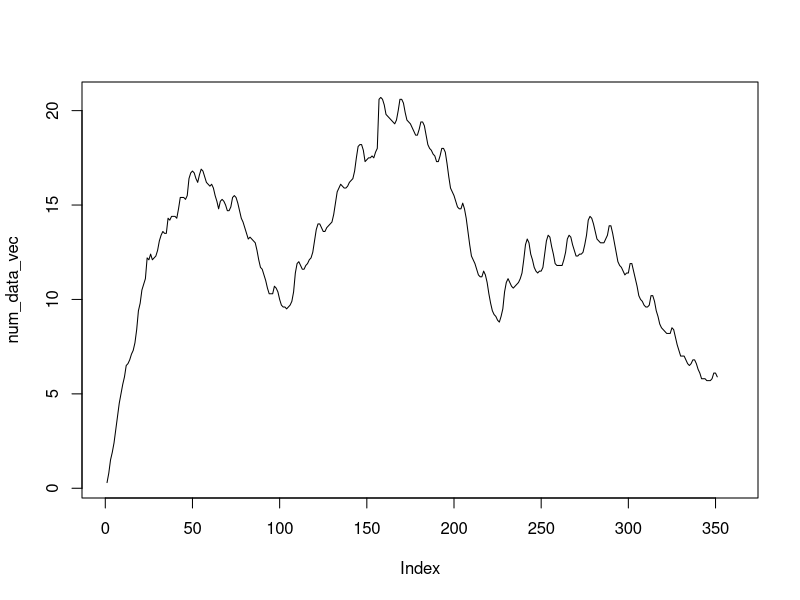
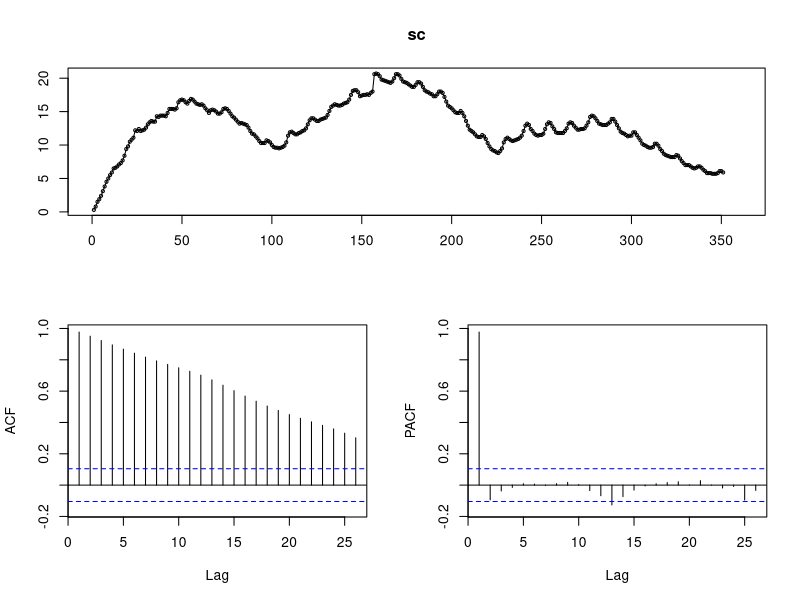
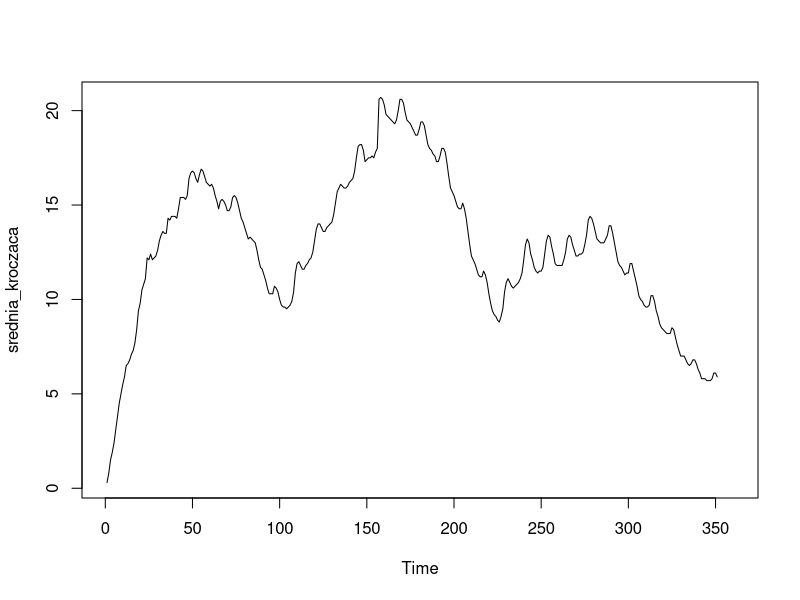
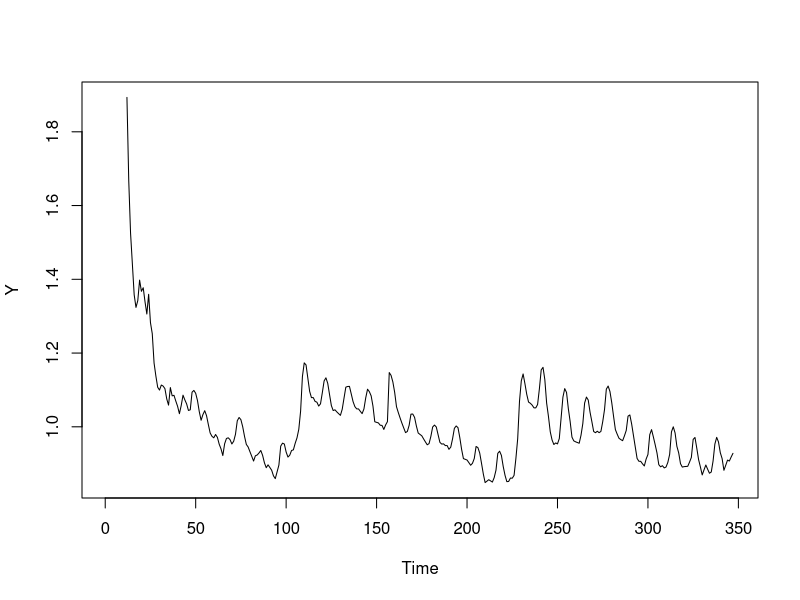
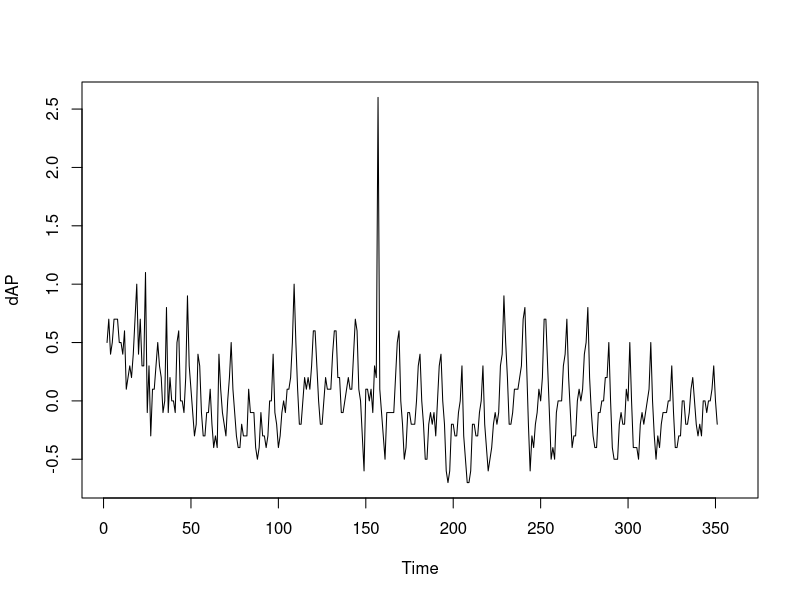

Source code (R) for these figures, in order: (Note: this script raises an error after producing the figures.)
## ---- chunk 1
knitr::opts_chunk$set(echo = TRUE)
## ---- chunk 2
library(jsonlite)

dane <- read.csv2("GUS.csv", header=FALSE)
pure_data <-dane[2:31,2:13]
## ---- chunk 3
pure_inv_data <- pure_data[dim(pure_data)[1]:1, ]
head(pure_inv_data)
## ---- chunk 4
library(jsonlite)
data_vec = as.vector(t(pure_inv_data))
## ---- chunk 5
d2 = lapply(data_vec, function(x) return(sub(',','.', x)))
data_vec
## ---- chunk 6
data_vec_with_dot = unlist(d2)
## ---- chunk 7
num_data_vec = as.numeric(data_vec_with_dot)
num_data_vec
## ---- chunk 8
df=data.frame(num_data_vec)
## ---- chunk 9
test2019=df[(nrow(df)-12):nrow(df),]
train2019=df[1:(nrow(df)-13),]
## ---- chunk 10
test2018=df[(nrow(df)-24):(nrow(df)-13),]
train2018=df[1:(nrow(df)-25),]
## ---- chunk 11
test2015=df[(nrow(df)-60):(nrow(df)-49),]
train2015=df[1:(nrow(df)-61),]
## ---- chunk 12
test2010=df[(nrow(df)-132):(nrow(df)-121),]
train2010=df[1:(nrow(df)-133),]
## ---- chunk 13
plot(num_data_vec, type = "l")
## ---- chunk 14
library(dplyr)
library(forecast)
frequency(num_data_vec)
## ---- chunk 15
sc = ts(num_data_vec, frequency = 1)
## ---- chunk 16
tsdisplay(sc)
## ---- chunk 17
library(zoo)
srednia_kroczaca=rollmean(sc, 1)
plot(srednia_kroczaca)
## ---- chunk 18
Trend = as.ts(rollmean(train2019, 12, fill = c(0,0,0), align = "right"))
Y = as.ts(train2019 / Trend)
Y[which(!is.finite(Y))] = NA
#Y_omitted = ts(na.omit(Y), frequency = 12, start = c(1949, 7))
plot(Y)
## ---- chunk 19
dAP = diff(sc)
plot(dAP)
## ---- chunk 20
test2019=sc[(nrow(sc)-12):nrow(sc),]
train2019=sc[1:(nrow(sc)-13),]
## ---- chunk 21
test2018=sc[(nrow(sc)-24):(nrow(sc)-13),]
train2018=sc[1:(nrow(sc)-25),]
## ---- chunk 22
test2015=sc[(nrow(sc)-60):(nrow(sc)-49),]
train2015=sc[1:(nrow(sc)-61),]
## ---- chunk 23
test2010=sc[(nrow(sc)-132):(nrow(sc)-121),]
train2010=sc[1:(nrow(sc)-133),]
